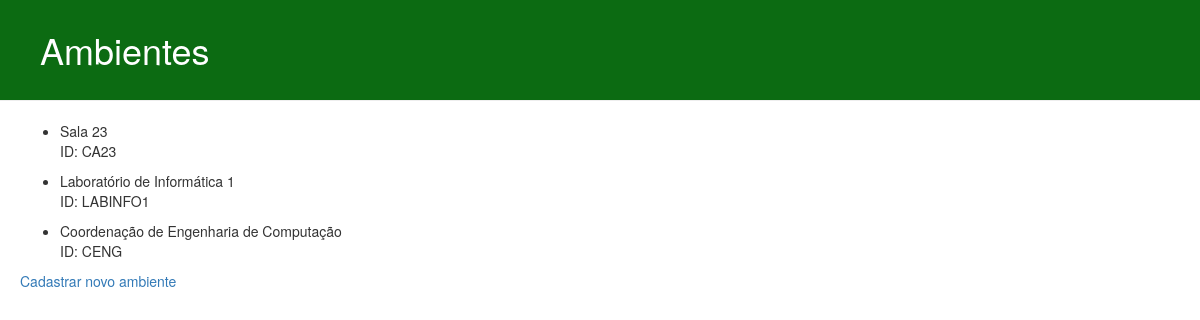
The app's page /ambients.html, older data.
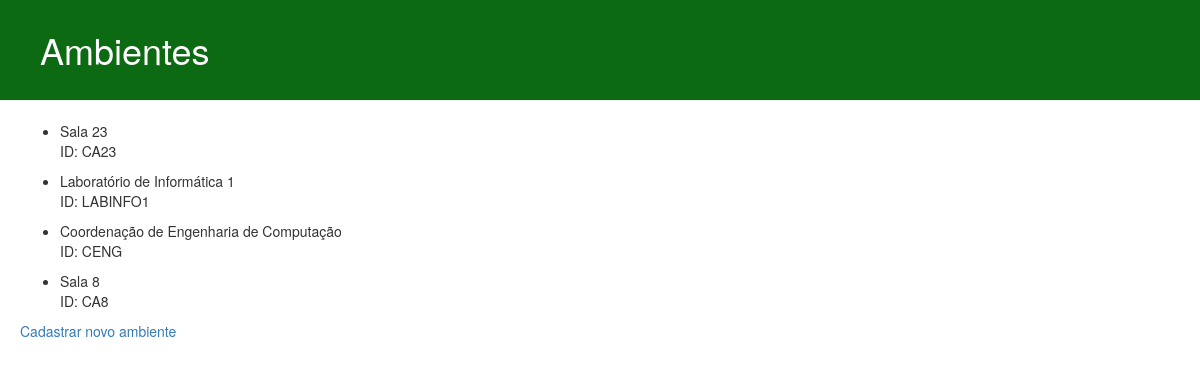
The same page, newer data.
### ifaccapp/models.py (models this page shows, shortened)
class Ambient(models.Model):
    name = models.TextField(null=True)
    ID = models.TextField(primary_key=True)

### ifaccapp/views.py (the view)
# urls.py: path('ambients.html', views.ambients, name='ambients'),
def ambients(request):
    ambients = Ambient.objects.all()
    return render(request, 'ifaccapp/ambients.html', {'ambients': ambients})

### ifaccapp/templates/ifaccapp/ambients.html (shortened to what this page needs)
<!DOCTYPE html>
{% load static %}
<html lang="pt-br">
    <head>
        <link rel="stylesheet" href="//maxcdn.bootstrapcdn.com/bootstrap/3.2.0/css/bootstrap.min.css">
        <link rel="stylesheet" href="//maxcdn.bootstrapcdn.com/bootstrap/3.2.0/css/bootstrap-theme.min.css">
        <link rel="stylesheet" href="{% static 'css/ifaccapp.css' %}">
    </head>
    <body>
        <div class="page-header">
            <h1>Ambientes</h1>
        </div>
        <div class="content">
            <br/>
            <ul>
                {% for ambient in ambients %}
                    <li>
                        <p>
                            {{ ambient.name }} <br/>
                            ID: {{ ambient.ID }} <br/>
                        </p>
                    </li>
                {% endfor %}
            </ul>
            <a href="register/register_ambient.html">Cadastrar novo ambiente</a>
        </div>
    </body>
</html>

Row changes from the older to the newer data that the page shows:
added Ambient: name "Sala 8", ID "CA8"
